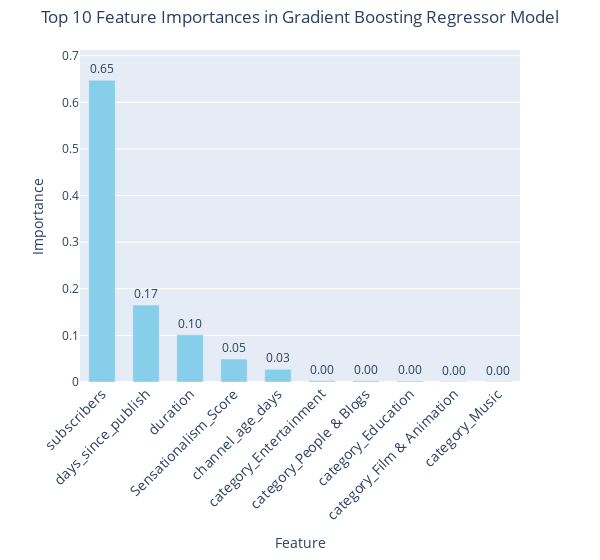

The notebook cell this image was saved under:
### Markdown cell above
### 特徵重要性

### Code cell
import plotly.graph_objects as go
feature_importances = optimized_model.feature_importances_
feature_names = X_train.columns

# 建立特徵重要性的DataFrame
importances_df = pd.DataFrame({'feature': feature_names, 'importance': feature_importances})
importances_df = importances_df.sort_values(by='importance', ascending=False)

# 建立圖表
fig = go.Figure(go.Bar(
    x=importances_df['feature'][:10],
    y=importances_df['importance'][:10],
    text=importances_df['importance'][:10].apply(lambda x: f'{x:.2f}'),
    textposition='outside',
    marker_color='#87ceeb',
    width=0.6
))

# 調整布局
fig.update_layout(
    title={
        'text': 'Top 10 Feature Importances in Gradient Boosting Regressor Model',
        'y':0.98,  # 標題在垂直方向的位置
        'x':0.5,  # 標題在水平方向的位置
        'xanchor': 'center',  # 確保標題的中心在 x 的位置
        'yanchor': 'top'      # 確保標題的底部在 y 的位置
    },
    xaxis=dict(
        title='Feature',
        tickangle=-45,
        tickfont=dict(size=14)
    ),
    yaxis=dict(
        title='Importance',
        range=[0, 1.1 * max(importances_df['importance'][:10])]
    ),
    margin=dict(t=50),  # 可能需要根據標題的大小調整邊距
    showlegend=False,
    bargap=0.05,
    width=600, # 調整圖表的寬度
)

# 顯示圖表
fig.show()

### Figure 1 — Plotly figure (JSON) as saved in the notebook; plotly's stock layout.template omitted (floating-point values rounded to 4 significant figures)
{"data": [{"marker": {"color": "#87ceeb"}, "text": ["0.65", "0.17", "0.10", "0.05", "0.03", "0.00", "0.00", "0.00", "0.00", "0.00"], "textposition": "outside", "type": "bar", "width": 0.6, "x": ["subscribers", "days_since_publish", "duration", "Sensationalism_Score", "channel_age_days", "category_Entertainment", "category_People & Blogs", "category_Education", "category_Film & Animation", "category_Music"], "y": [0.6475, 0.165, 0.1012, 0.04928, 0.02723, 0.002715, 0.002532, 0.002071, 0.000839, 0.0007089]}], "layout": {"bargap": 0.05, "margin": {"t": 50}, "showlegend": false, "title": {"text": "Top 10 Feature Importances in Gradient Boosting Regressor Model", "x": 0.5, "xanchor": "center", "y": 0.98, "yanchor": "top"}, "width": 600, "xaxis": {"tickangle": -45, "tickfont": {"size": 14}, "title": {"text": "Feature"}}, "yaxis": {"range": [0, 0.7123], "title": {"text": "Importance"}}}}
